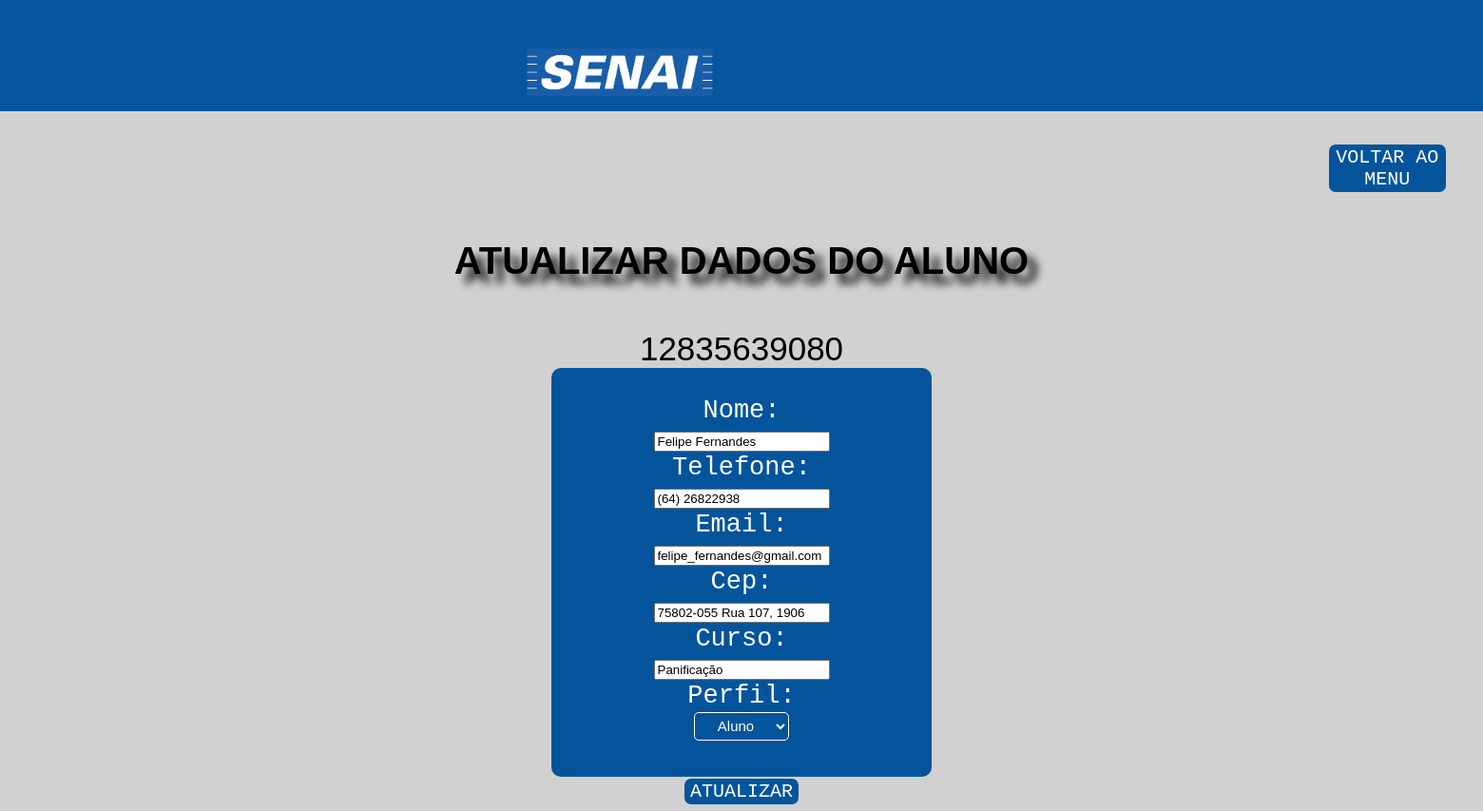
The app's page /sistema_escolar_senai/editar_aluno.php?usuario=12835639080 (signed in) with its own data.
### tables this page shows
CREATE TABLE `alunos` (
  `usuario` varchar(25) NOT NULL,
  `senha` varchar(20) NOT NULL,
  `nome` varchar(40) NOT NULL,
  `telefone` varchar(25) NOT NULL,
  `e_mail` varchar(45) NOT NULL,
  `cep` varchar(100) NOT NULL,
  `curso` varchar(45) NOT NULL,
  `perfil` varchar(15) NOT NULL
);

### sistema_escolar_senai/editar_aluno.php (the view, shortened to what this page needs)
<?php
    if(isset($_SESSION['login_escola']) && $_SESSION['login_escola'] === TRUE){
?>
        <!DOCTYPE html>
        <html lang="pt-br">
        <head>
            <link rel="stylesheet" href="Pasta_css/editar_aluno.css">
            <link href='https://unpkg.com/boxicons@2.1.4/css/boxicons.min.css' rel='stylesheet'>
        </head>
        <body>
        <div class="topo">
            <div class="tarja">
                <img src="Imagens/tarja.jpg" alt="error" width="100%" height="150px">
            </div>
            <div class="logo">
                <img src="Imagens/nav.jpg" alt="error" width="100%" height="200px">
            </div>
        </div>
        <div class="b_menu">
            <a href="controle_aluno.php">
                <button>VOLTAR AO MENU</button>
            </a>
        </div>
            <center>
                <h1 style="text-align: center;margin: 50px 0;">ATUALIZAR DADOS DO ALUNO</h1>
                <div class="atualizar">
                    <?php
                        require_once "connect.php";
                        @$sql_query = "SELECT * FROM alunos WHERE usuario = ".$_GET["usuario"];
                        if ($result = $conn ->query($sql_query)) {
                            while ($row = $result -> fetch_assoc()) {
                                $usuario = $row['usuario'];
                                $nome = $row['nome'];
                                $telefone = $row['telefone'];
                                $e_mail = $row['e_mail'];
                                $cep = $row['cep'];
                                $curso = $row['curso'];
                    ?>
                        <?php echo $usuario?>
                        <div class="box-user">
                            <form method="POST" action="atualizar_aluno.php">
                                <div class="texto">
                                    <label class="form-label">Nome:</label><br>
                                    <input type="text" class="input_texto" value="<?php echo $nome; ?>" name="nome" id="nome" required>
                                </div>
                                <div class="texto">
                                    <label class="form-label">Telefone:</label><br>
                                    <input type="tel" class="input_texto" value="<?php echo $telefone; ?>" name="telefone" id="telefone" required>
                                </div>
                                <div class="texto">
                                    <label class="form-label">Email:</label><br>
                                    <input type="mail" class="input_texto" value="<?php echo $e_mail; ?>" name="e_mail" id="e_mail" required>
                                </div>
                                <div class="texto">
                                    <label class="form-label">Cep:</label><br>
                                    <input type="text" class="input_texto" value="<?php echo $cep; ?>" name="cep" id="cep" required>
                                </div>
                                <div class="texto">
                                    <label class="form-label">Curso:</label><br>
                                    <input type="text" class="input_texto" value="<?php echo $curso; ?>" name="curso" id="curso" required>
                                </div>
                                <div class="texto">
                                    <label class="form-label">Perfil:</label><br>
                                    <select name="perfil" id="perfil" class="input_texto">
                                        <option value="aluno">Aluno</option>
                                    </select>
                                </div>
                                <div class="texto">
                                    <button type="submit" class="botao-atualizar">ATUALIZAR</button>
                                </div>
                            </form>
                        </div>
            </center>
                    <?php
                        }
                    }
                    ?>
        </body>
        </html>
<?php
    } else {
        header("location:index.php");
}
?>

### sistema_escolar_senai/Pasta_css/editar_aluno.css (style rules this page uses)
body { background: rgb(209, 209, 209); }
.topo { display: flex; width: 55%; margin-top: -1%; }
.logo { margin-top: -2%; margin-left: -165%; margin-right: 0%; }
.tarja { margin-top: -3%; margin-left: -16.90%; margin-right: 0%; }
.b_menu button { font-family: 'Gill Sans', 'Gill Sans MT', Calibri, 'Trebuchet MS', sans-serif; background-color: #04549c; color: white; font-size: 20px; font-family:monospace; padding: 2px 1px 2px 1px; margin-top: -5%; margin-left: 90%; width: 8%; border-radius: 7px; outline: none; border: none; cursor: pointer; display: inline-block; }
h1 { font-family:sans-serif; font-size: 40px; color: black; text-shadow: 10px 10px 10px black; margin-top: 1%; }
.box-user { background-color: #04549c; width: 400px; height: 400px; border-radius: 10px; padding-top: 2%; }
.texto { font-family: monospace; color: white; font-size: 27px; }
.atualizar { color: black; font-size: 35px; font-family:sans-serif; }
select { font-size: 15px; border-radius: 5px; background-color: #04549c; border-color: white; color: white; width: 25%; height: 30px; text-align: center; }
.botao-atualizar { margin-top: 10%; font-family: 'Gill Sans', 'Gill Sans MT', Calibri, 'Trebuchet MS', sans-serif; background-color: #04549c; color: white; font-size: 20px; font-family:monospace; padding: 2px 1px 2px 1px; width: 30%; border-radius: 7px; outline: none; border: none; cursor: pointer; }

### records on screen
alunos: usuario "12835639080", nome "Felipe Fernandes", telefone "(64) 26822938", e_mail "felipe_fernandes@gmail.com", cep "75802-055 Rua 107, 1906", curso "Panificação"
